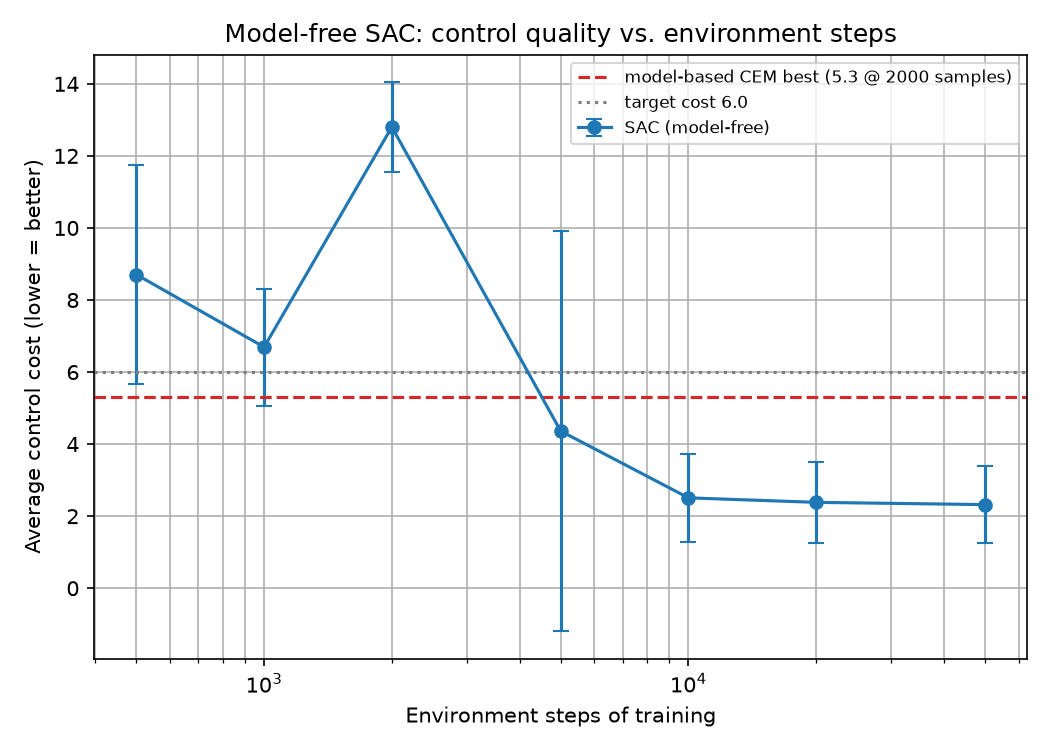

Recreate this plot in Python.
"""Model-free SAC baseline on Pendulum-v1, scored on the model-based cost metric.

Trains SAC and evaluates it at a series of environment-step checkpoints using
the *same* evaluation loop, cost function, episode length, start-state seeds and
episode count as the model-based experiment in sample_effeciency.py, so the two
sample-efficiency curves are directly comparable.
"""
import json
import time

import matplotlib.pyplot as plt
import numpy as np
import torch
from stable_baselines3 import SAC

import sample_effeciency as se
from sample_effeciency import MASTER_SEED, evaluate, get_eval_seeds

CHECKPOINTS = [500, 1000, 2000, 5000, 10000, 20000, 50000]
N_SAC_SEEDS = 3             # independent SAC training runs, matching N_SEEDS
TARGET_COST = 6.0           # the level the model-based CEM controller reached

# The model-based result being compared against (results_cem.json).
MB_BEST_COST = 5.300
MB_BEST_SAMPLES = 2000
MB_RANGE = "5.3-5.9 at 200-5000 samples"

torch.set_num_threads(2)


def sac_action(model, state):
    """Deterministic SAC policy, shaped for the shared evaluate() loop."""
    action, _ = model.predict(state, deterministic=True)
    return action


def run_sac_baseline():
    t_start = time.time()
    eval_seeds = get_eval_seeds()
    print(f"SAC baseline: {N_SAC_SEEDS} seeds, checkpoints {CHECKPOINTS}")
    print(f"Evaluation: {se.N_EVAL} episodes x {se.EVAL_STEPS} steps, "
          f"identical cost/seeds to the model-based run\n")

    # per_seed[s][c] = mean cost for seed s at checkpoint c
    per_seed_means = np.zeros((N_SAC_SEEDS, len(CHECKPOINTS)))
    all_runs = [[] for _ in CHECKPOINTS]

    for s in range(N_SAC_SEEDS):
        model = SAC("MlpPolicy", "Pendulum-v1", seed=MASTER_SEED + s, verbose=0)
        trained = 0
        for c, ckpt in enumerate(CHECKPOINTS):
            # Train incrementally so each checkpoint is the same agent further on.
            delta = ckpt - trained
            model.learn(total_timesteps=delta, reset_num_timesteps=False,
                        log_interval=None)
            trained = ckpt

            m, sd, runs = evaluate(model, eval_seeds=eval_seeds,
                                   action_fn=sac_action)
            per_seed_means[s, c] = m
            all_runs[c].append(runs)
            print(f"   seed {s + 1}/{N_SAC_SEEDS}  {ckpt:>6} steps  ->  "
                  f"{m:.3f} +/- {sd:.3f}")
        print()

    means, stds, sems = [], [], []
    for c, ckpt in enumerate(CHECKPOINTS):
        pooled = np.concatenate(all_runs[c])
        means.append(float(per_seed_means[:, c].mean()))
        stds.append(float(pooled.std(ddof=1)))
        sems.append(float(pooled.std(ddof=1) / np.sqrt(pooled.size)))

    # ---------- PLOT ----------
    plt.figure(figsize=(7, 5))
    plt.errorbar(CHECKPOINTS, means, yerr=stds, marker="o", capsize=4,
                 label="SAC (model-free)")
    plt.axhline(MB_BEST_COST, color="tab:red", linestyle="--",
                label=f"model-based CEM best ({MB_BEST_COST:.1f} @ {MB_BEST_SAMPLES} samples)")
    plt.axhline(TARGET_COST, color="tab:gray", linestyle=":",
                label=f"target cost {TARGET_COST:.1f}")
    plt.xscale("log")
    plt.xlabel("Environment steps of training")
    plt.ylabel("Average control cost (lower = better)")
    plt.title("Model-free SAC: control quality vs. environment steps")
    plt.grid(True, which="both")
    plt.legend(fontsize=8)
    plt.tight_layout()
    plt.savefig("sac_baseline.png", dpi=150)
    print("Saved graph to sac_baseline.png")

    # ---------- TABLE ----------
    print(f"\nSAC results  ({N_SAC_SEEDS} seeds x {se.N_EVAL} episodes = "
          f"{N_SAC_SEEDS * se.N_EVAL} runs per checkpoint)")
    print(f"{'env steps':>10} {'mean':>9} {'std':>9} {'sem':>8}   {'95% CI':>18}")
    print("-" * 60)
    for ckpt, m, sd, sem in zip(CHECKPOINTS, means, stds, sems):
        print(f"{ckpt:>10} {m:>9.3f} {sd:>9.3f} {sem:>8.3f}   "
              f"[{m - 1.96 * sem:>7.3f}, {m + 1.96 * sem:>7.3f}]")
    print("-" * 60)

    # ---------- CROSSING POINT ----------
    crossing = None
    for i, (ckpt, m) in enumerate(zip(CHECKPOINTS, means)):
        if m <= TARGET_COST:
            if i == 0:
                crossing = float(ckpt)
            else:
                # Log-linear interpolation between the bracketing checkpoints.
                x0, x1 = np.log10(CHECKPOINTS[i - 1]), np.log10(ckpt)
                y0, y1 = means[i - 1], m
                frac = (y0 - TARGET_COST) / (y0 - y1) if y0 != y1 else 1.0
                crossing = float(10 ** (x0 + frac * (x1 - x0)))
            break

    print(f"\nModel-based (CEM) reference: {MB_RANGE}")
    if crossing is None:
        print(f"SAC never reached cost {TARGET_COST:.1f} within "
              f"{max(CHECKPOINTS)} env steps.")
    else:
        print(f"SAC first reaches cost <= {TARGET_COST:.1f} at "
              f"~{crossing:,.0f} environment steps.")
        print(f"Sample ratio vs model-based ({MB_BEST_SAMPLES} samples): "
              f"~{crossing / MB_BEST_SAMPLES:.1f}x more env steps for SAC.")

    with open("results_sac.json", "w") as f:
        json.dump({
            "checkpoints": CHECKPOINTS,
            "means": means, "stds": stds, "sems": sems,
            "n_sac_seeds": N_SAC_SEEDS, "n_eval": se.N_EVAL,
            "eval_steps": se.EVAL_STEPS, "target_cost": TARGET_COST,
            "crossing_steps": crossing,
        }, f, indent=2)
    print("Saved results to results_sac.json")
    print(f"\nTotal runtime: {(time.time() - t_start) / 60:.1f} min")


if __name__ == "__main__":
    run_sac_baseline()
